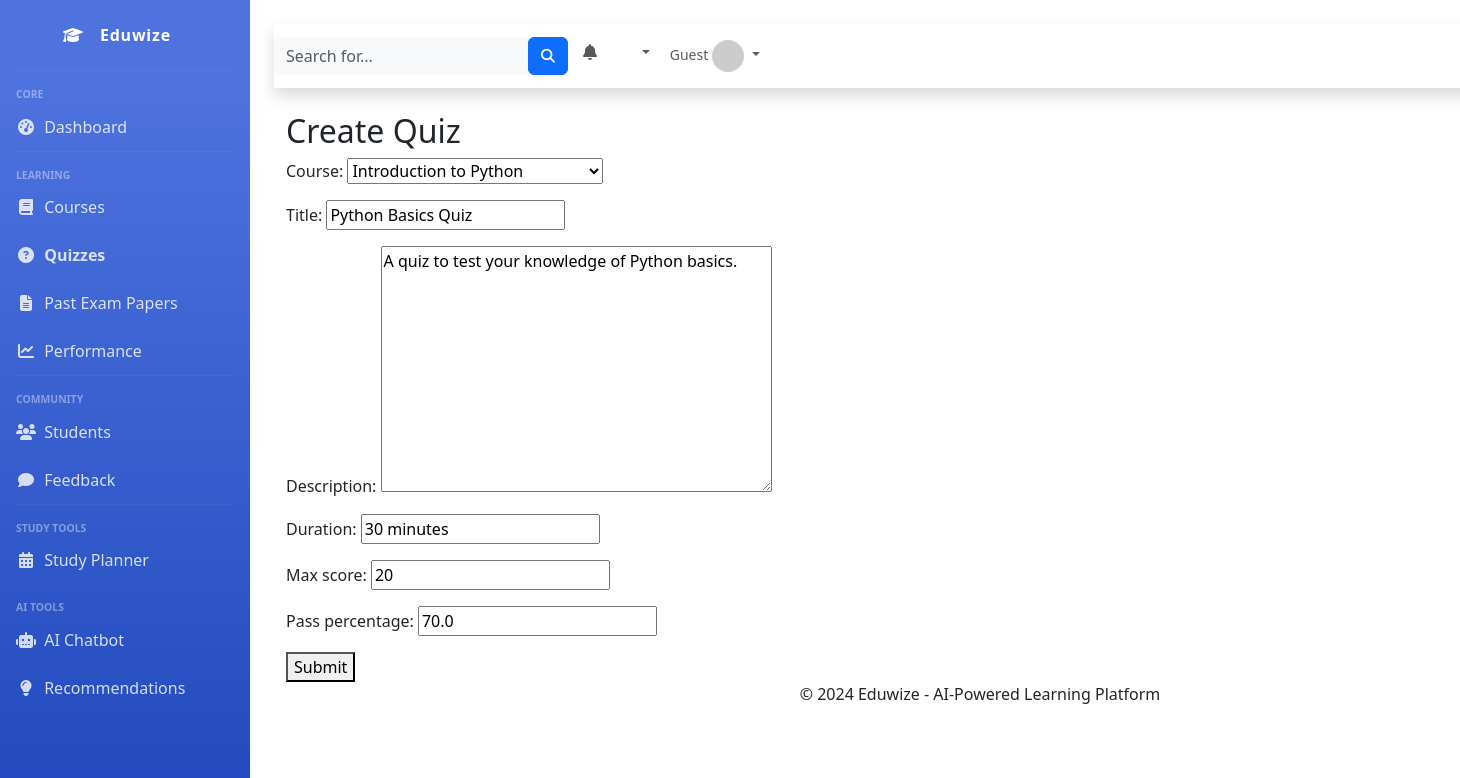
/quizzes/1/edit/, run on the app's committed database.
### eduwize_app/models.py (models this page shows, shortened)
class Quiz(models.Model):
    course = models.ForeignKey(Course, on_delete=models.CASCADE)
    title = models.CharField(max_length=100)
    description = models.TextField()
    duration = models.CharField(max_length=10)
    max_score = models.PositiveIntegerField(default=0)
    pass_percentage = models.FloatField(default=0)
    created_at = models.DateTimeField(auto_now_add=True)
    updated_at = models.DateTimeField(auto_now=True)

### eduwize_app/views.py (the view)
# urls.py: path('quizzes/<int:pk>/edit/', views.QuizUpdateView.as_view(), name='quiz-edit'),
class QuizUpdateView(UpdateView):
    model = Quiz
    template_name = 'eduwize_app/quiz_form.html'
    fields = ['course', 'title', 'description', 'duration', 'max_score', 'pass_percentage']
    success_url = reverse_lazy('eduwize_app:quiz-list')

### eduwize_app/models.py (called while the page is built)
    def __str__(self):
        return self.name

### eduwize_app/templates/eduwize_app/quiz_form.html (shortened to what this page needs)
{% extends 'eduwize_app/base_generic.html' %}
{% block content %}
  <h2>Create Quiz</h2>
  <form method="post">
    {{ form.as_p }}
    <button type="submit">Submit</button>
  </form>
{% endblock %}

### data on the page
Quiz: course "Introduction to Python", title "Python Basics Quiz", description "A quiz to test your knowledge of Python basics.", duration "30 minutes", max_score "20", pass_percentage "70.0"
